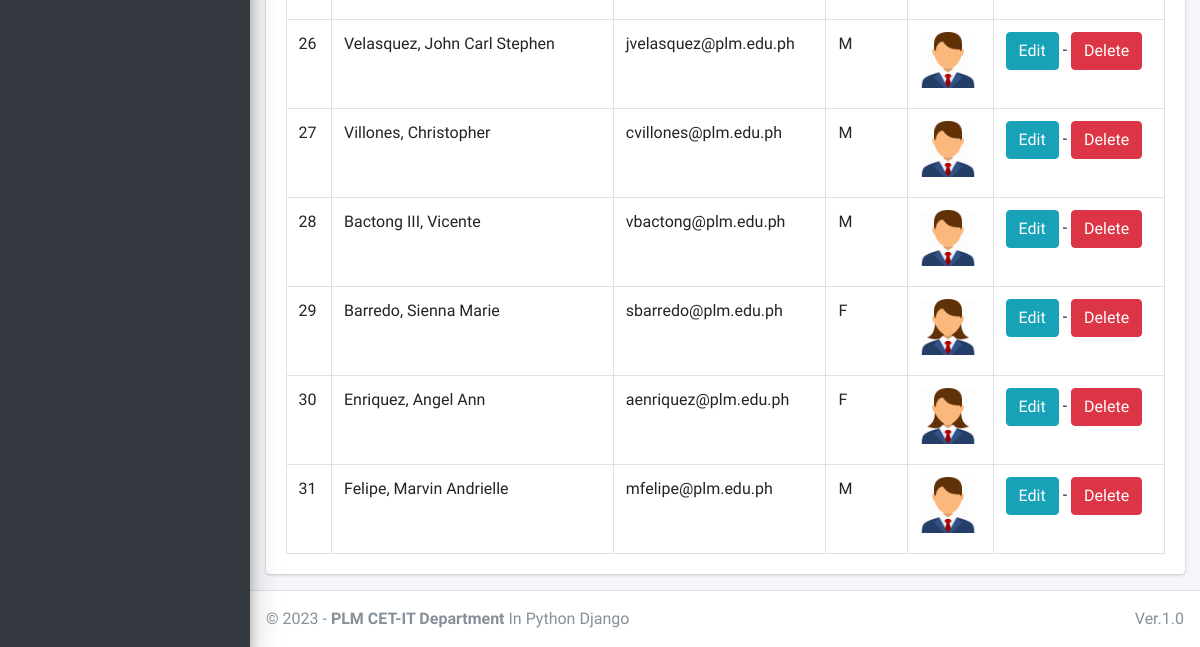
Before: /staff/manage/students/ (signed in, lower part) with the older database file.
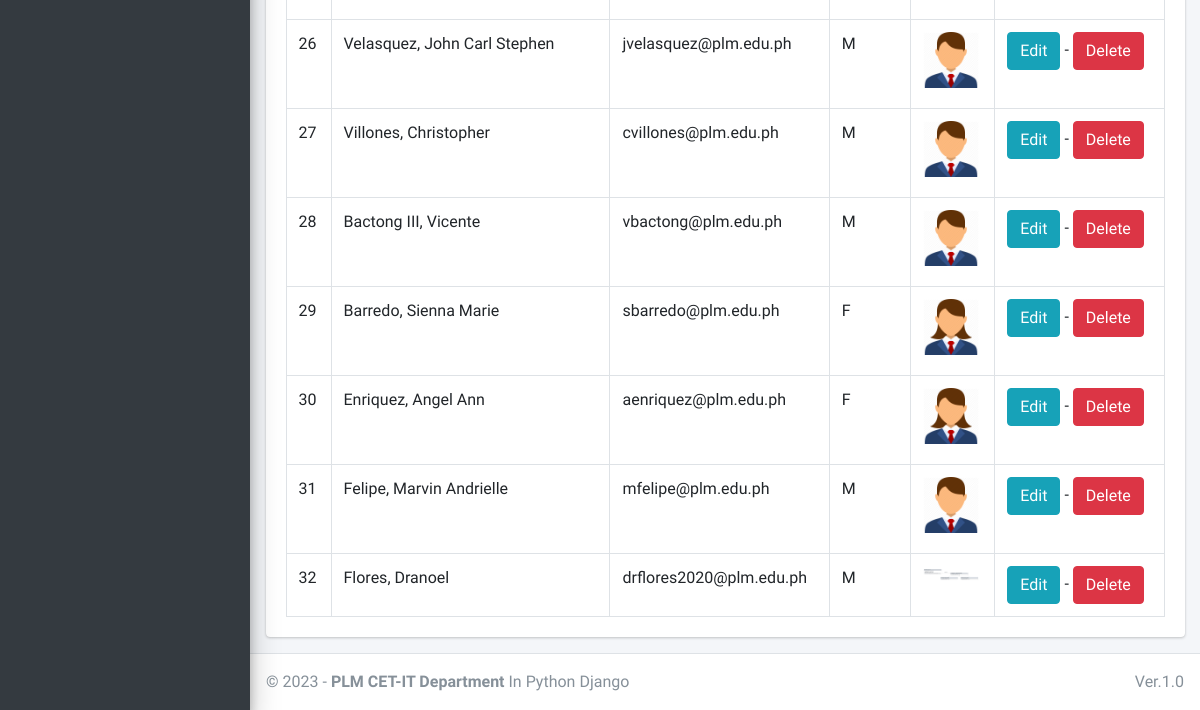
After: the same page with the newer database file.
### main_app/models.py (models this page shows)
class CustomUser(AbstractUser):
    USER_TYPE = ((1, "HOD"), (2, "Staff"), (3, "Student"))
    GENDER = [("M", "Male"), ("F", "Female")]
    username = None  # Removed username, using email instead
    email = models.EmailField(unique=True)
    user_type = models.CharField(default=1, choices=USER_TYPE, max_length=1)
    gender = models.CharField(max_length=1, choices=GENDER)
    profile_pic = models.ImageField()
    address = models.TextField()
    fcm_token = models.TextField(default="")  # For firebase notifications
    created_at = models.DateTimeField(auto_now_add=True)
    updated_at = models.DateTimeField(auto_now=True)
    USERNAME_FIELD = "email"
    REQUIRED_FIELDS = []
    objects = CustomUserManager()
    def __str__(self):
        return self.last_name + ", " + self.first_name

### main_app/staff_views.py (the view)
# urls.py: path("staff/manage/students/", staff_views.staff_manage_student,
def staff_manage_student(request):
    students = CustomUser.objects.filter(user_type=3)
    context = {
        'students': students,
        'page_title': 'View Students'
    }
    return render(request, "staff_template/staff_manage_student.html", context)

### main_app/templates/staff_template/staff_manage_student.html (shortened to what this page needs)
{% extends 'main_app/base.html' %}
{% load static %}
{% block content %}
<section class="content">
    <div class="container-fluid">
        <div class="row">
            <div class="col-md-12">
                <div class="card">
                    <div class="card-body">
                        <table id="example2" class="table table-bordered table-hover">
                            <tbody>
                                {% for student in students %}
                                <tr>
                                    <td>{{ forloop.counter }}</td>
                                    <td>{{student.last_name}}, {{student.first_name}}</td>
                                    <td>{{student.email}}</td>
                                    <td>{{student.gender}}</td>
                                    <td>
                                        {% if student.profile_pic == ""  %}
                                        No Image
                                        {% else %}
                                        <img class="img img-fluid mb-2" height="56" width="56"
                                            src="{{student.profile_pic}}" alt="">
                                        {% endif %}
                                    </td>
                                    <td><a href="{% url 'edit_student' student.student.id %}" class="btn btn-info">Edit</a> -
                                        <a href="{% url 'delete_student' student.student.id %}" class="btn btn-danger" onclick="return confirm('Are you sure about this ?')">Delete</a>
                                    </td>
                                </tr>
                                {% endfor %}
                            </tbody>
                        </table>
                    </div>
                </div>
            </div>
        </div>
    </div>
</section>
{% endblock content %}

### main_app/templates/main_app/base.html (shortened to what this page needs)
{% load static %}
<!DOCTYPE html>
<html>
<head>
    <link rel="stylesheet" href="{% static 'plugins/fontawesome-free/css/all.min.css'%} ">
    <link rel="stylesheet" href="https://code.ionicframework.com/ionicons/2.0.1/css/ionicons.min.css">
    <link rel="stylesheet"
        href="{% static 'plugins/tempusdominus-bootstrap-4/css/tempusdominus-bootstrap-4.min.css'%} ">
    <link rel="stylesheet" href="{% static 'plugins/icheck-bootstrap/icheck-bootstrap.min.css'%} ">
    <link rel="stylesheet" href="{% static 'dist/css/adminlte.min.css'%} ">
    <link rel="stylesheet" href="{% static 'plugins/overlayScrollbars/css/OverlayScrollbars.min.css'%} ">
    <link rel="stylesheet" href="{% static 'plugins/daterangepicker/daterangepicker.css'%} ">
</head>
<body class="hold-transition sidebar-mini layout-fixed">
    <div class="wrapper">
        {% include "main_app/sidebar_template.html" with user=user %}
        <div class="content-wrapper">
            {% block content %}
            {% endblock content %}
        </div>
        {% include "main_app/footer.html" %}
</body>
</html>

### main_app/templates/main_app/sidebar_template.html (shortened to what this page needs)
{% load static %}
<aside class="main-sidebar sidebar-dark-info elevation-4">
    {% if request.user.user_type == '1' %}
    <div class="sidebar">
                                        {% endif %}
                            </div>-->
    </div>

### main_app/templates/main_app/footer.html
<footer class="main-footer">
    &copy; {% now "Y" %} - <strong>PLM CET-IT Department</strong>
    In Python Django
    <div class="float-right d-none d-sm-inline-block">
       Ver.1.0
    </div>
</footer>

Changed rows visible on the page:
added CustomUser: last_name "Flores", first_name "Dranoel", email "drflores2020@plm.edu.ph", gender "M", shows a picture
